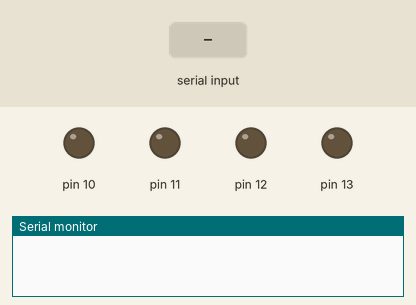
Bench run of a sketch on a simulated Arduino Uno, built with avr-gcc and run on an emulated ATmega328P. Shown: output pins drawn as LEDs (lit = HIGH), the last lines printed to the serial monitor. Inputs (shaded band) come from the test bench.

Above: at 1.2 s.
1.3 s: "F" received over Serial
At 2.5 s:
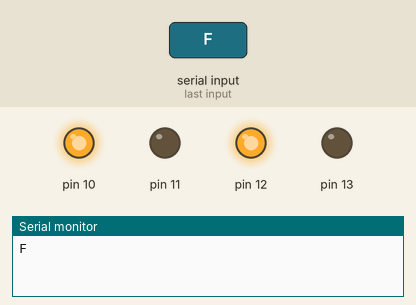
2.9 s: "B" received over Serial
At 3.7 s:
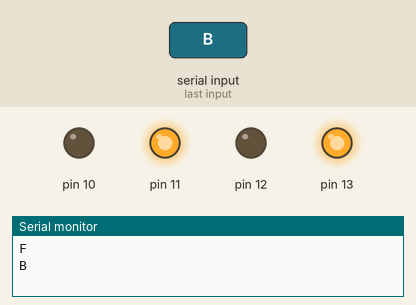
4.5 s: "R" received over Serial
At 4.9 s:
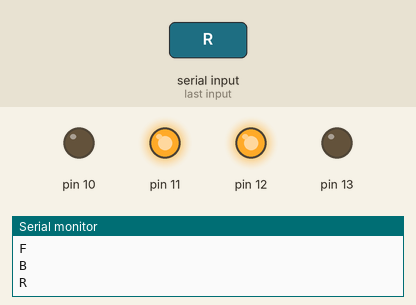
6.1 s: "L" received over Serial
At 7.3 s:
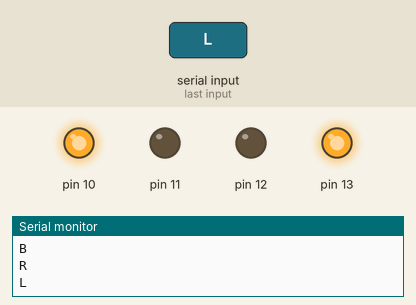
Timing chart, 0 to 8.7 s (numbered marks = the images above; inputs shaded):
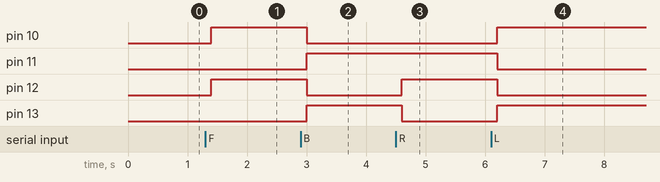

The sketch:

receiver_final_code.ino
```cpp
//Receiver code
//all the best
#include<SoftwareSerial.h>
//SoftwareSerial mybt(2,3);
char m;

void setup() {
pinMode(10, OUTPUT);
pinMode(11, OUTPUT);
pinMode(12, OUTPUT);
pinMode(13, OUTPUT);
Serial.begin(38400);
//S.begin(9600);
}

void loop() {
if(Serial.available()>0)
{
m= Serial.read();
Serial.println(m);
delay(100);

if(m=='F')


{
digitalWrite(10, HIGH);
digitalWrite(11, LOW);
digitalWrite(12, HIGH);
digitalWrite(13, LOW);

}

else if(m=='B')

{
digitalWrite(10, LOW);
digitalWrite(11, HIGH);
digitalWrite(12, LOW);
digitalWrite(13, HIGH);

}

else if(m=='R')

{
digitalWrite(10, LOW);
digitalWrite(11, HIGH);
digitalWrite(12, HIGH);
digitalWrite(13, LOW);

}
else if(m=='L')

{
digitalWrite(10, HIGH);
digitalWrite(11, LOW);
digitalWrite(12, LOW);
digitalWrite(13, HIGH);

}

else if(m=='S')

{
digitalWrite(10, LOW);
digitalWrite(11, LOW);
digitalWrite(12, LOW);
digitalWrite(13, LOW);

}
//else
//
//{
//digitalWrite(10, LOW);
//digitalWrite(11, LOW);
//digitalWrite(12, LOW);
//digitalWrite(13, LOW);

//}


}}
```

Measured:
- after the input at 1.3 s, pin 10, pin 12: LOW → HIGH after 0.10 s
- after the input at 2.9 s, pin 10, pin 12: HIGH → LOW after 0.10 s; pin 11, pin 13: LOW → HIGH after 0.10 s
- after the input at 4.5 s, pin 12: LOW → HIGH after 0.10 s; pin 13: HIGH → LOW after 0.10 s
- after the input at 6.1 s, pin 10, pin 13: LOW → HIGH after 0.10 s; pin 11, pin 12: HIGH → LOW after 0.10 s
